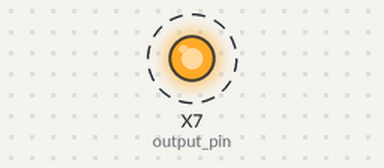
A program run on a simulated pyboard running MicroPython. On the bench: output pins drawn as LEDs (lit = HIGH). Dashed ring = blinking. Library files of the repository ran but are not shown: 1 file(s); what the program prints to the serial console is not drawn. At 10.0 s the program stops and its outputs stay as they are.

Above: at 0.5 s.
Timing chart, 0 to 4.6 s (numbered marks = the images above):
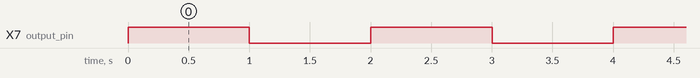

Measured:
- by itself, X7 (output_pin): alternates HIGH for 1.0 s and LOW for 1.0 s, 10 changes in all, then stays LOW

The program:

main.py
```python
###############################################################################
# main.py
#
# Main script to toggle a digital output on/off. In this case, we are using
# it to control a transistor, which is controlling a relay. The relay needs
# 5VDC to switch, so the pyboard cannot do so directly. We are effectively
# using the transistor as a switch on the 5VDC power supply from the pyboard.
# The relay is connected to two LEDs. One is connected to the normally-closed
# output and will be on with the relay is not triggered. The other is connected
# to the normally-open output of the relay and will turn on when the relay is
# triggered.
#
# The wiring should match that found in Circuit 13 of the SparkFun SIK guide
#  https://learn.sparkfun.com/tutorials/sik-experiment-guide-for-arduino---v33/all#experiment-13-using-relays
#
# To use this script as is, connect the center pin (the base) of the NPN
# transistor to pin X7 of the pyboard.
#
# Created: 10/26/18
#   - Joshua Vaughan
#   - joshua.vaughan@louisiana.edu
#   - http://www.ucs.louisiana.edu/~jev9637
#
# Modified:
#   *
#
# TODO:
#   *
###############################################################################

import pyb  # import the pyboard module
import time # import the time module

# Assign the output pin to variable output_pin
# We set it up as an output with a pulldown resistor
output_pin = pyb.Pin("X7", pyb.Pin.OUT_PP, pull=pyb.Pin.PULL_DOWN)

# This loop will run 5 times
for counter in range(5):
    print("Turning green LED on, blue LED off")
    output_pin.value(1)         # Toggle the output_pin high/on
    time.sleep(1)               # Sleep 1 second

    print("Turning blue LED on, green LED off")
    output_pin.value(0)         # Toggle the output_pin high/on
    time.sleep(1)               # Sleep 1 second
```
